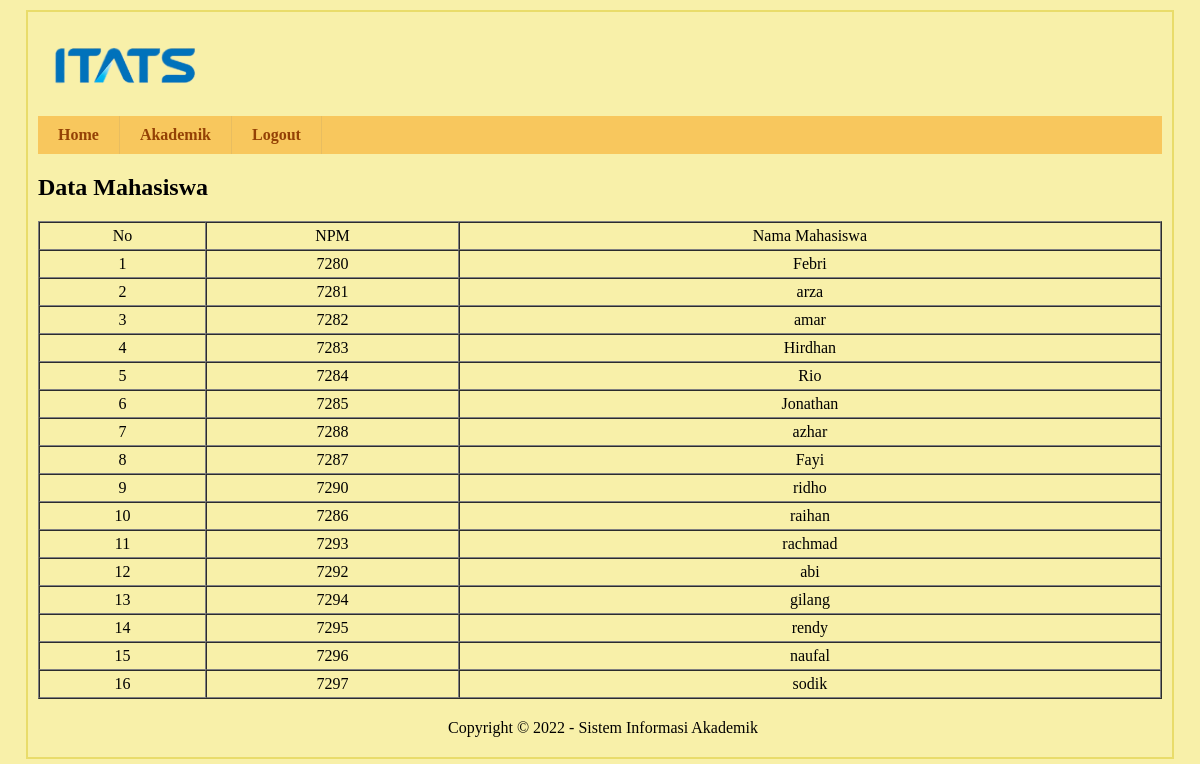
The app's page /media.php?page=data_siswa (signed in) with its own data.
### tables this page shows
CREATE TABLE `mahasiswa` (
  `id_mahasiswa` int(11) NOT NULL,
  `id_nilai` int(11) NOT NULL,
  `kode_mk` int(11) NOT NULL,
  `nip` int(11) NOT NULL,
  `nama_mahasiswa` varchar(30) NOT NULL,
  `npm` int(11) NOT NULL,
  `pw_mhs` varchar(10) DEFAULT NULL
);

### tabel/data_siswa.php (the view, shortened to what this page needs)
<h2>Data Mahasiswa</h2>
<table width="100%" border="1" cellpadding="4" cellspacing="0">
<tr>
<td align='center'>No</td>
<td align='center'>NPM</td>
<td align='center'>Nama Mahasiswa</td>
</tr>
<?php
include "koneksi.php";
$sql = mysqli_query($kon, "SELECT * FROM mahasiswa ");
$no=1;
while($row = mysqli_fetch_array($sql)){
?>
<tr>
<td align='center'> <?php echo $no; ?> </td>
<td align='center'> <?php echo $row['npm']; ?> </td>
<td align='center'> <?php echo $row['nama_mahasiswa']; ?> </td>
</tr>
<?php
$no++;
}
?>
</table>

### css/style.css (style rules this page uses)
body { background:#f8f0a9;margin:0;padding:0; }

### records on screen
mahasiswa: npm "7280", nama_mahasiswa "Febri"
mahasiswa: npm "7281", nama_mahasiswa "arza"
mahasiswa: npm "7282", nama_mahasiswa "amar"
mahasiswa: npm "7283", nama_mahasiswa "Hirdhan"
mahasiswa: npm "7284", nama_mahasiswa "Rio"
mahasiswa: npm "7285", nama_mahasiswa "Jonathan"
mahasiswa: npm "7288", nama_mahasiswa "azhar"
mahasiswa: npm "7287", nama_mahasiswa "Fayi"
mahasiswa: npm "7290", nama_mahasiswa "ridho"
mahasiswa: npm "7286", nama_mahasiswa "raihan"
mahasiswa: npm "7293", nama_mahasiswa "rachmad"
mahasiswa: npm "7292", nama_mahasiswa "abi"
mahasiswa: npm "7294", nama_mahasiswa "gilang"
mahasiswa: npm "7295", nama_mahasiswa "rendy"
mahasiswa: npm "7296", nama_mahasiswa "naufal"
mahasiswa: npm "7297", nama_mahasiswa "sodik"
